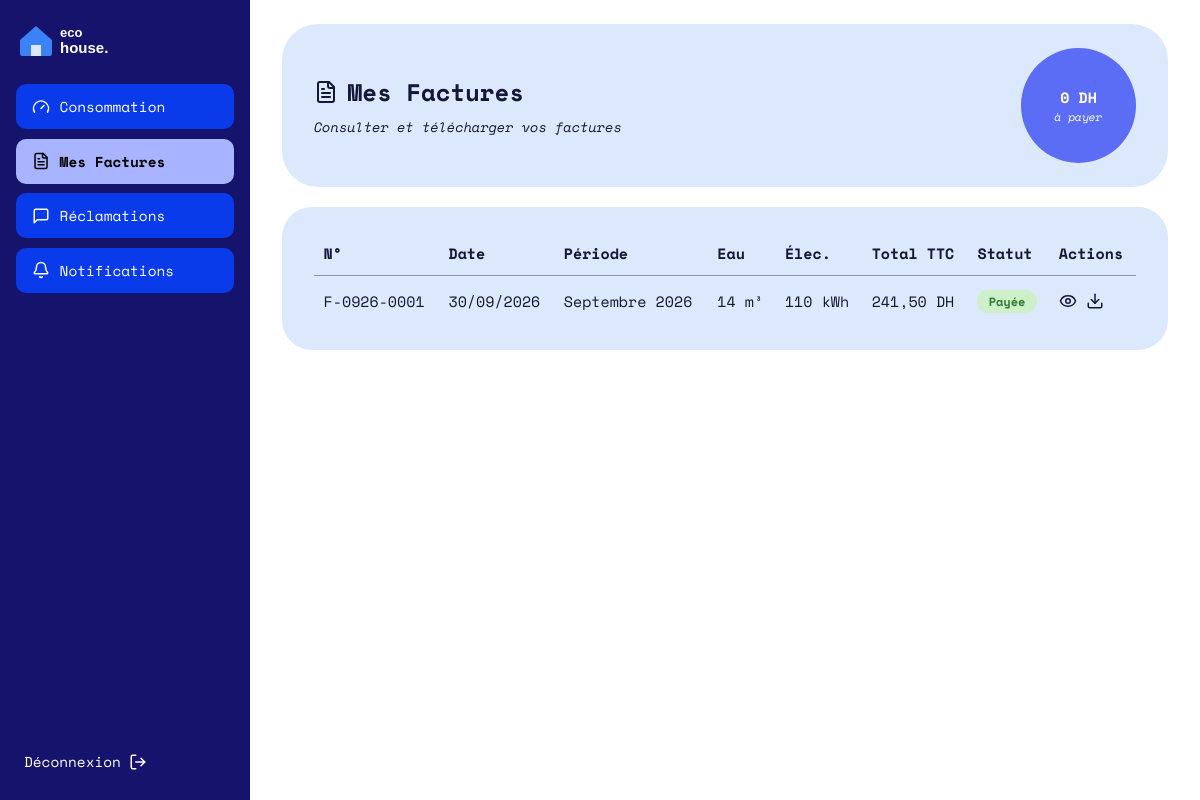
/Facture/all (signed in), run on the app's committed database.
### tables this page shows
CREATE TABLE `facture` (
  `id` int(11) NOT NULL,
  `numero` varchar(30) NOT NULL,
  `id_client` int(11) NOT NULL,
  `id_consommation` int(11) NOT NULL,
  `date_facture` date NOT NULL,
  `periode` varchar(20) NOT NULL,
  `conso_eau` decimal(10,2) DEFAULT NULL,
  `conso_elec` decimal(10,2) DEFAULT NULL,
  `montant_ht` decimal(10,2) DEFAULT NULL,
  `tva` decimal(10,2) DEFAULT NULL,
  `montant_ttc` decimal(10,2) DEFAULT NULL,
  `statut` enum('impayee','payee') DEFAULT 'impayee'
);

### Traitement/Facture.php (called while the page is built, shortened)
<?php
function factureAll(): void
{
    $factures = bdFactureByClient((int) $_SESSION['id']);
    $totalImpaye = 0.0;
    afficherVue('facture/index.php', [
        'titre'       => 'Mes Factures',
        'factures'    => $factures,
        'totalImpaye' => $totalImpaye,
    ]);
}

### index.php (called while the page is built, shortened)
<?php
require_once __DIR__ . '/BD/Connexion.php';
require_once __DIR__ . '/Traitement/Auth.php';
$url      = trim((string) ($_GET['url'] ?? ''), '/');
$segments = $url === '' ? ['Auth', 'login'] : explode('/', $url);
$entite = ucfirst(strtolower($segments[0]));
$action = strtolower($segments[1] ?? '');
$fonction = (PREFIXES[$entite] ?? strtolower($entite)) . ucfirst($action);
$args = [];
$fonction(...$args);

### BD/Connexion.php (called while the page is built, shortened)
<?php
function getConnexion(): PDO
{
    static $pdo = null;
    $hote = 'localhost';
    $base = 'gestion_factures';
    $user = 'root';
    $mdp  = '';
    try {
        $pdo = new PDO("mysql:host=$hote;dbname=$base;charset=utf8mb4", $user, $mdp, [
            PDO::ATTR_ERRMODE            => PDO::ERRMODE_EXCEPTION,
            PDO::ATTR_DEFAULT_FETCH_MODE => PDO::FETCH_ASSOC,
            PDO::ATTR_EMULATE_PREPARES   => false,
        ]);
    } catch (PDOException $e) {
        http_response_code(500);
        exit('Connexion à la base impossible : MySQL est-il démarré et la base gestion_factures importée ?');
    }
    return $pdo;
}

### BD/Facture.php (called while the page is built, shortened)
<?php
function bdFactureByClient(int $idClient): array
{
    $st = getConnexion()->prepare(
        "SELECT id, numero, date_facture, periode, conso_eau, conso_elec,
                montant_ht, tva, montant_ttc, statut
         FROM facture
         WHERE id_client = :id
         ORDER BY date_facture DESC, id DESC");
    $st->execute([':id' => $idClient]);
    return $st->fetchAll();
}

### IHM/facture/index.php (the view)
<?php
$e        = fn($x) => htmlspecialchars((string) $x, ENT_QUOTES, 'UTF-8');
$moisNoms = ['Janvier','Février','Mars','Avril','Mai','Juin','Juillet','Août','Septembre','Octobre','Novembre','Décembre'];
$dh       = fn($x) => number_format((float) $x, 2, ',', ' ') . ' DH';
$num      = fn($x) => rtrim(rtrim(number_format((float) $x, 2, ',', ''), '0'), ',');
?>
<header class="carte carte-titre">
  <div>
    <h1><i data-lucide="file-text"></i> Mes Factures</h1>
    <p class="sous-titre">Consulter et télécharger vos factures</p>
  </div>
  <div class="cercle">
    <?= number_format($totalImpaye, 0, ',', ' ') ?> DH
    <small>à payer</small>
  </div>
</header>
<section class="carte">
  <?php if (empty($factures)): ?>
    <p>Vous n'avez encore aucune facture.</p>
  <?php else: ?>
  <div class="scroll-x">
    <table class="tableau">
      <thead>
        <tr>
          <th>N°</th><th>Date</th><th>Période</th><th>Eau</th><th>Élec.</th>
          <th>Total TTC</th><th>Statut</th><th>Actions</th>
        </tr>
      </thead>
      <tbody>
      <?php foreach ($factures as $f):
          [$m, $a] = explode('/', $f['periode']); ?>
        <tr>
          <td><?= $e($f['numero']) ?></td>
          <td><?= date('d/m/Y', strtotime($f['date_facture'])) ?></td>
          <td><?= $moisNoms[(int) $m - 1] . ' ' . $e($a) ?></td>
          <td><?= $num($f['conso_eau']) ?> m³</td>
          <td><?= $num($f['conso_elec']) ?> kWh</td>
          <td><?= $dh($f['montant_ttc']) ?></td>
          <td>
            <?php if ($f['statut'] === 'payee'): ?>
              <span class="badge badge-vert">Payée</span>
            <?php else: ?>
              <span class="badge badge-rouge">Impayée</span>
            <?php endif; ?>
          </td>
          <td>
            <div class="actions">
              <a href="<?= BASE_URL ?>Facture/one/<?= (int) $f['id'] ?>" title="Voir le détail"><i data-lucide="eye"></i></a>
              <a href="<?= BASE_URL ?>Facture/pdf/<?= (int) $f['id'] ?>" title="Télécharger le PDF"><i data-lucide="download"></i></a>
            </div>
          </td>
        </tr>
      <?php endforeach; ?>
      </tbody>
    </table>
  </div>
  <?php endif; ?>
</section>

### assets/css/style.css (style rules this page uses)
:root { --marine:#15136B; --bleu:#0A3BEB; --bleu-clair:#A8B4FF; --carte:#DCE8FB; --cercle:#5B6CF5; --bordure:#D5DBE8; --filet:#8B93AA; --texte:#14163A; }
* { box-sizing:border-box }
body { margin:0;font-family:"Space Mono",ui-monospace,Consolas,monospace;color:var(--texte);background:#fff;font-size:15px }
h1,h2,h3 { margin:0;font-weight:700 }
a { color:var(--bleu) }
.carte { background:var(--carte);border-radius:30px;padding:1.5rem 2rem;margin-bottom:1.25rem }
.carte-titre { border-radius:36px;display:flex;align-items:center;justify-content:space-between;gap:1rem }
.carte-titre h1 { font-size:1.5rem;display:flex;align-items:center;gap:.6rem }
.sous-titre { margin:.4rem 0 0;font-style:italic;font-size:.85rem }
.cercle { width:115px;height:115px;border-radius:50%;background:var(--cercle);color:#fff;display:flex;flex-direction:column;align-items:center;justify-content:center;text-align:center;font-weight:700;flex-shrink:0 }
.cercle small { font-weight:400;font-style:italic;font-size:.7rem }
.badge { display:inline-block;padding:.2rem .7rem;border-radius:999px;font-size:.75rem;font-weight:700 }
.badge-vert { background:#CDEFC9;color:#2E7D32 }
.tableau { width:100%;border-collapse:collapse }
.tableau th { text-align:left;font-weight:700;padding:.7rem .6rem;border-bottom:1px solid var(--filet) }
.tableau td { padding:.8rem .6rem;border-bottom:1px solid var(--filet) }
.tableau tr:last-child td { border-bottom:0 }
.tableau .actions { display:flex;gap:.6rem;align-items:center }
.tableau .actions a,.tableau .actions button { color:var(--texte);background:none;border:0;padding:0;cursor:pointer;display:inline-flex }
.tableau svg { width:18px;height:18px }
.scroll-x { overflow-x:auto }

### data on the page
facture: numero "F-0926-0001", date_facture "30/09/2026", m "Septembre", a "2026", conso_eau "14", conso_elec "110", montant_ttc "241,50 DH", statut "Payée"

### other printed values
$libelle "Consommation"
$libelle "Mes Factures"
$libelle "Réclamations"
$libelle "Notifications"
$totalImpaye "0"
